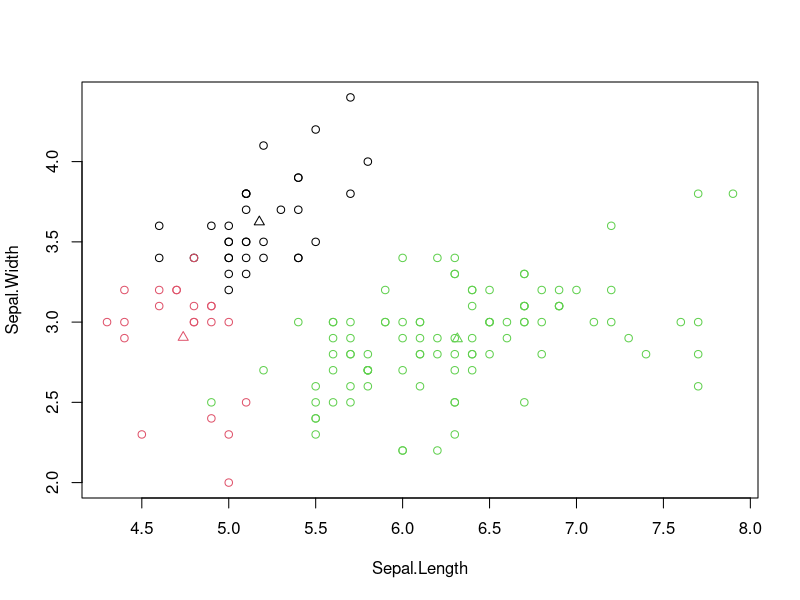
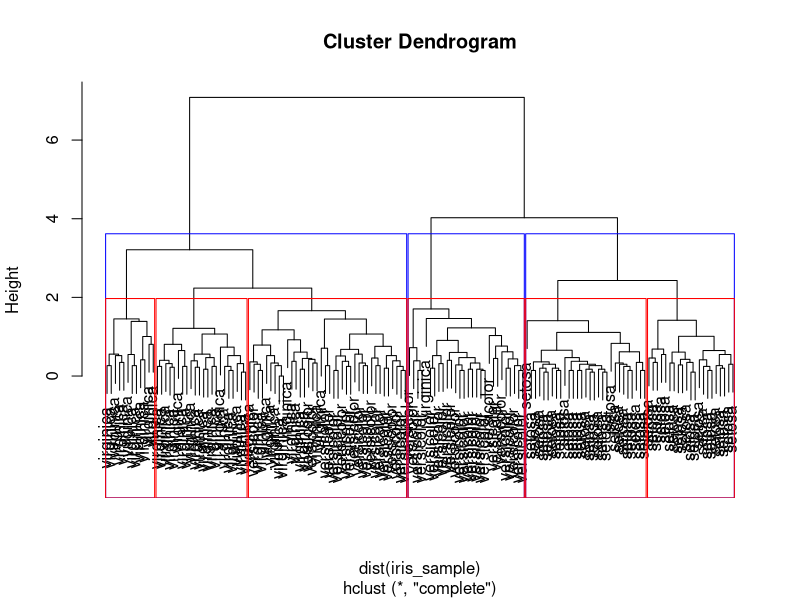

Generate these figures, in order, with R:
##########################################
#Editor: Kuo-Liang Ou
#National Tsing Hua University ILST
##########################################
# k-means
k_result <- kmeans(iris[,-5], 3) #去除非數值欄位後分三群
k_result$cluster # 回傳 vector 1 to k
k_result$centers # 中心點
k_result$size    # 各群數量
table(iris$Species,k_result$cluster) #confusion matrix

plot(iris[c("Sepal.Length","Sepal.Width")],
     col=k_result$cluster) # color 設定為群代號
points(k_result$centers[,c("Sepal.Length","Sepal.Width")],
       col=1:3, pch=2) #顯示中心點

##########################################
# hierarchical cluster

iris_sample = iris[,1:4]
h_result = hclust(dist(iris_sample),method="complete")  # distance matrix
      # method = measure the distance between clusters
      # see https://www.datacamp.com/tutorial/hierarchical-clustering-R
#h_result = hclust(dist(iris_sample),method="single")
#h_result = hclust(dist(iris_sample),method="average")
#h_result = hclust(dist(iris_sample),method="centroid")
#method could be: single complete average centroid

h_result
h_result$height # the value of the criterion associated with the clustering method 
h_result$merge

plot(h_result,labels=iris$Species)

#raw Rectangles Around Hierarchical Clusters
rect.hclust(h_result,k=3,border="blue") #
rect.hclust(h_result,k=6,border="red")
###








